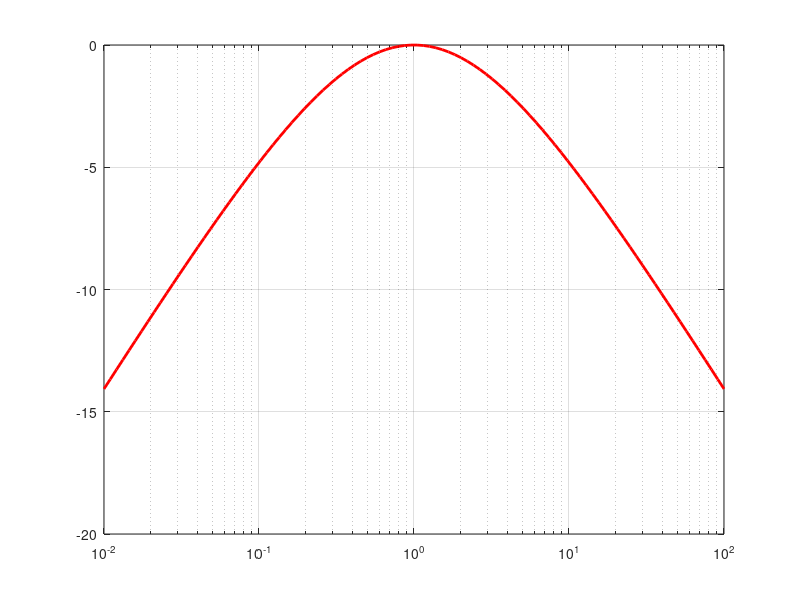

The MATLAB source for this figure:
%--------------------------------------------------------------------------
% Edited by bbl
% Date: 2022-10-08(yyyy-mm-dd)
% 滤波器衰减关系
%--------------------------------------------------------------------------
Rs=1;
N = 100;
Rl=logspace(log10(0.01),log10(100), N);
dA = 20.*log10(2.*sqrt(Rs.*Rl)./(Rs+Rl));

semilogx(Rl, dA, '-r', 'LineWidth', 2);
grid on;
